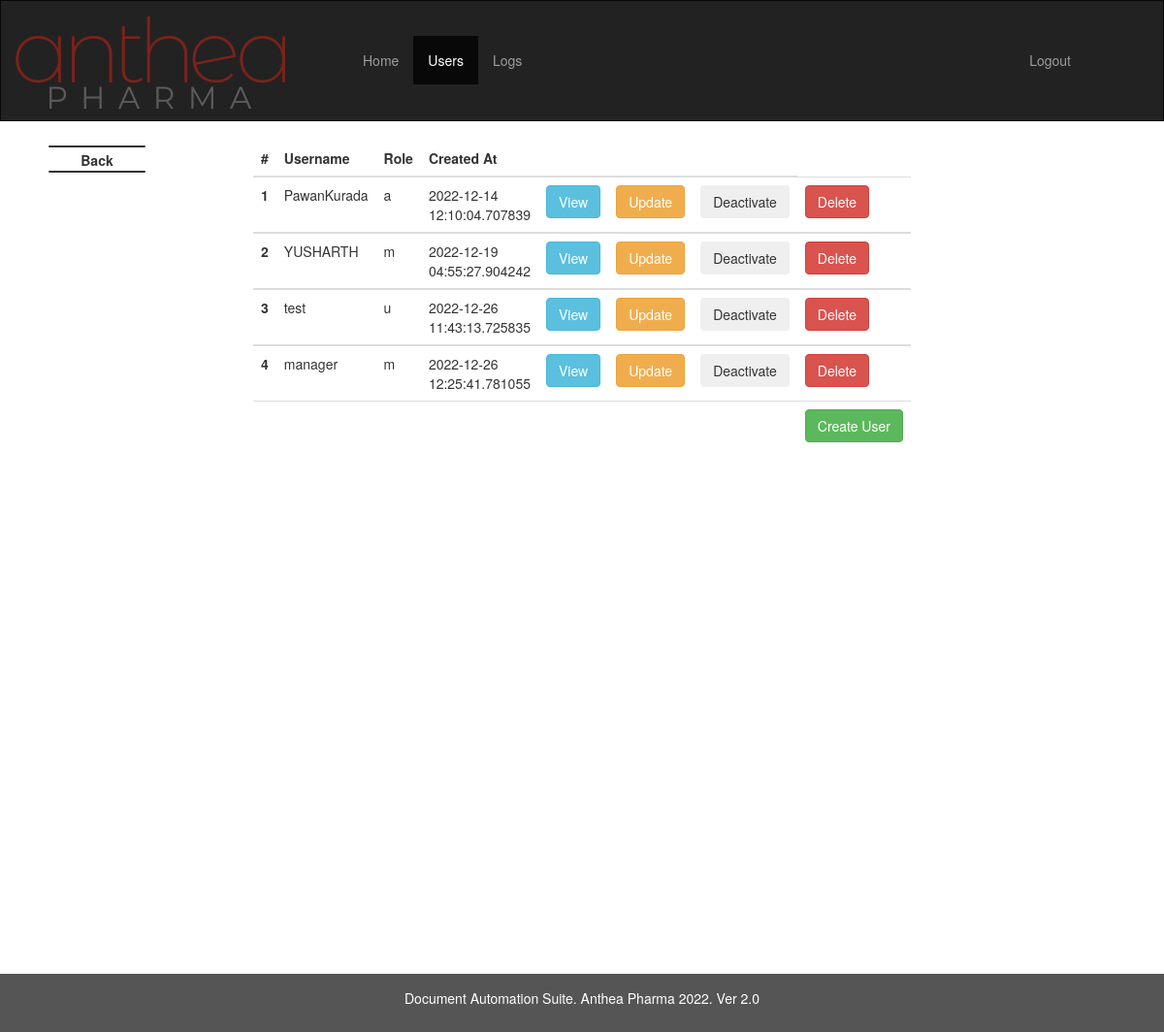
Before: /data (signed in) with the older database file.
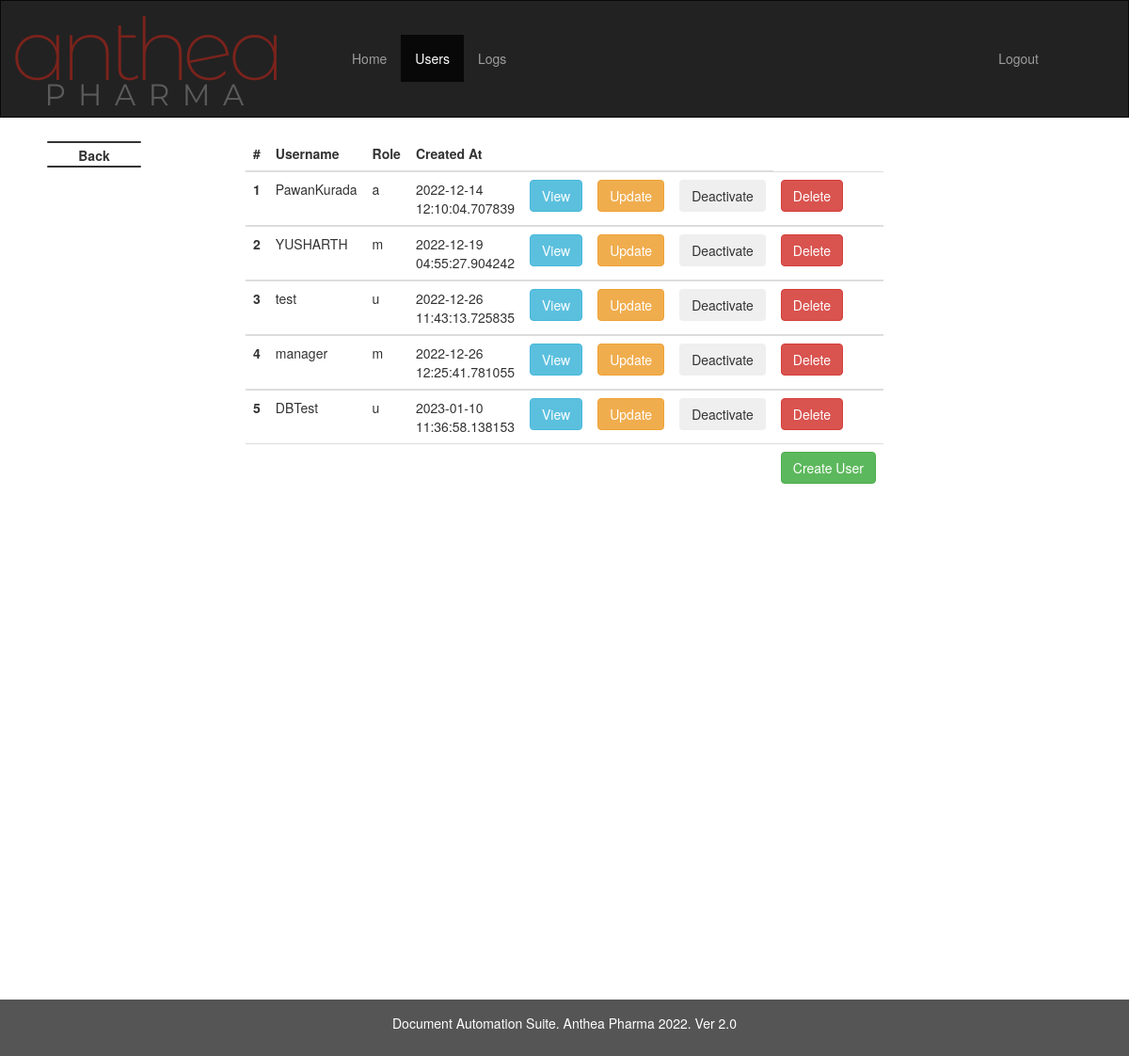
After: the same page with the newer database file.
### imp_calc/models.py (models this page shows, shortened)
class User(db.Model, UserMixin):
    id = db.Column(db.Integer(),primary_key = True)
    is_activate = db.Column(db.Boolean, default=True)
    username = db.Column(db.String(length=12),nullable = False, unique = True)
    role = db.Column(db.String(length=1),nullable=False)
    password_hash = db.Column(db.String(length=60),nullable = False)
    created_at = db.Column(db.DateTime, nullable = False, default= datetime.utcnow)
    logs = relationship("Logs", backref="UserLogs")
    @property
    def is_active(self):
        return self.is_activate
    @property
    def password(self):
        return self.password

### imp_calc/routes.py (the view)
@app.route('/data')
def RetrieveDataList():
    if current_user.role =='a' or current_user.role =='m':
        if current_user.role == 'a':
            users = User.query.all()
        elif current_user.role == 'm':
            users = User.query.filter(User.role.in_(['u', 'm']))
    else:
        flash(f"Please login as admin or manager to see UserManagement Section", category='danger')
        return redirect(url_for('index'))
    return render_template('datalist.html', users = users)

### imp_calc/models.py (called while the page is built)
@login_manager.user_loader
def load_user(user_id):
    return User.query.get(int(user_id))

### imp_calc/templates/datalist.html (shortened to what this page needs)
{% extends 'admin.html' %}
{% block main %}
<table class="table">
  <thead>
    <tr>
      <th scope="col">#</th>
      <th scope="col">Username</th>
      <th scope="col">Role</th>
      <th scope="col">Created At</th>
      <th scope="col"></th>
      <th scope="col"></th>
      <th scope="col"></th>
    </tr>
  </thead>
  {% for user in users %}
  <tbody>
    <tr>
      <th scope="row">{{user.id}}</th>
      <td>{{user.username}}</td>
      <td>{{user.role}}</td>
      <td>{{user.created_at}}</td>
      <td><a href="data/{{user.id}}" class="btn btn-info" tabindex="1" role="button">View</b></a></td>
      <td><a href="data/{{user.id}}/update" class="btn btn-warning" tabindex="1" role="button">Update</a></td>
      <td>
        <button type="button" class="btn btn-outline-secondary" data-toggle="modal" data-target="#deactivateModal{{user.username}}">Deactivate</button>
      </td>
      <td><button type="button" class="btn btn-danger" data-toggle="modal" data-target="#exampleModalCenter{{user.username}}">Delete</button>
      </td>
    </tr>
{% endfor %}
    <tr>
      <td></td>
      <td></td>
      <td></td>
      <td></td>
      <td></td>
      <td></td>
      <td></td>
      <td><a href="{{url_for('register_page')}}" class="btn btn-success" role="button">Create User</a>
</td>
    </tr>
  </tbody>
</table>
<br>
<br>
<br>
<br>
<br>
<br>
<br>
<br>
<br>
<br>
<br>
<br>
<br>
<br>
<br>
<br>
<br>
<br>
<br>
<br>
<br>
<br>
<br>
<br>
<br>
<br>
{% endblock %}

### imp_calc/templates/admin.html (shortened to what this page needs)
{% extends 'base.html' %}
{% block nav %}
<div class="container-fluid">
  <div class="navbar-header">
    <a class="navbar-brand" href="/"><img src="{{ url_for('static', filename='img/logo.png') }}"></a>
  </div>
  <div class="collapse navbar-collapse" id="myNavbar">
    <ul class="nav navbar-nav">
      <li class="nav-item"><a href="/">Home</a></li>
      {% if current_user.role !='u' %}
      <li class="nav-item"><a href="{{ url_for('RetrieveDataList') }}">Users</a></li>
      {% endif %}
      <li class="nav-item"><a href="{{ url_for('RetrieveLogsList') }}">Logs</a></li>
   </ul>
    <ul class="nav navbar-nav navbar-right">
      {% if current_user.is_authenticated %}
      <li class="nav-item"><a href="{{ url_for('logout_page') }}">Logout</a></li>
      {% else %}
      <li class="nav-item"><a href="/">Login</a></li>
      {% endif %}
    </ul>
  </div>
</div>
<div class="backBtn">
      <span class="line tLine"></span>
      <span onclick="window.history.go(-1)" class="label" style="
  position: absolute;
  left: 0px;
  top: 5px;
  width: 100%;
  text-align: center;
  transition: all 0.4s ease;
  font-size: 1em;
  color: #333;
">Back</span>
      <span class="line bLine"></span>
  </div>
{% endblock %}

### imp_calc/templates/base.html (shortened to what this page needs)
<!DOCTYPE html>
<html lang="en">
<head>
  <link rel="stylesheet" href="https://maxcdn.bootstrapcdn.com/bootstrap/3.4.1/css/bootstrap.min.css">
  <link rel="stylesheet" href="{{ url_for('static', filename='css/admin.css') }}">
  <link rel="stylesheet" href="{{ url_for('static', filename='css/back.css') }}">
  <link rel="stylesheet" href="https://code.jquery.com/ui/1.13.1/themes/base/jquery-ui.css">
</head>
<body>
  <nav class="navbar navbar-inverse">
      {% block nav %}{% endblock %}
  </nav>
  <main>
    {% block main %}{% endblock %}
  </main>
  <footer class="container-fluid text-center fixed-bottom">
    <p>Document Automation Suite. Anthea Pharma 2022. Ver 2.0 </p>
  </footer>
</body>

### imp_calc/static/css/back.css (style rules this page uses)
div.backBtn { width: 100px; left: 50px; top: 150px; background-color: #f4f4f4; transition: all 0.4s ease; position: fixed; cursor: pointer; }
span.line { bottom: auto; right: auto; top: auto; left: auto; background-color: #333; border-radius: 10px; width: 100%; left: 0px; height: 2px; display: block; position: absolute; transition: width 0.2s ease 0.1s, left 0.2s ease, transform 0.2s ease 0.3s, background-color 0.2s ease; }
span.tLine { top: 0px; }
span.bLine { top: 26px; }

### imp_calc/templates/base.html (style rules this page uses)
.navbar { margin-bottom: 0; border-radius: 0; }
.table { display: table; margin: auto; width: 50%; margin-top: 20px; margin-bottom: 20px; }
footer { background-color: #555; color: white; padding: 15px; }
.navbar { min-height: 125px; }
.navbar-nav { margin: 35.5px 50px; }

Changed rows visible on the page:
added User: id "5", username "DBTest", role "u", created_at "2023-01-10 11:36:58.138153"
